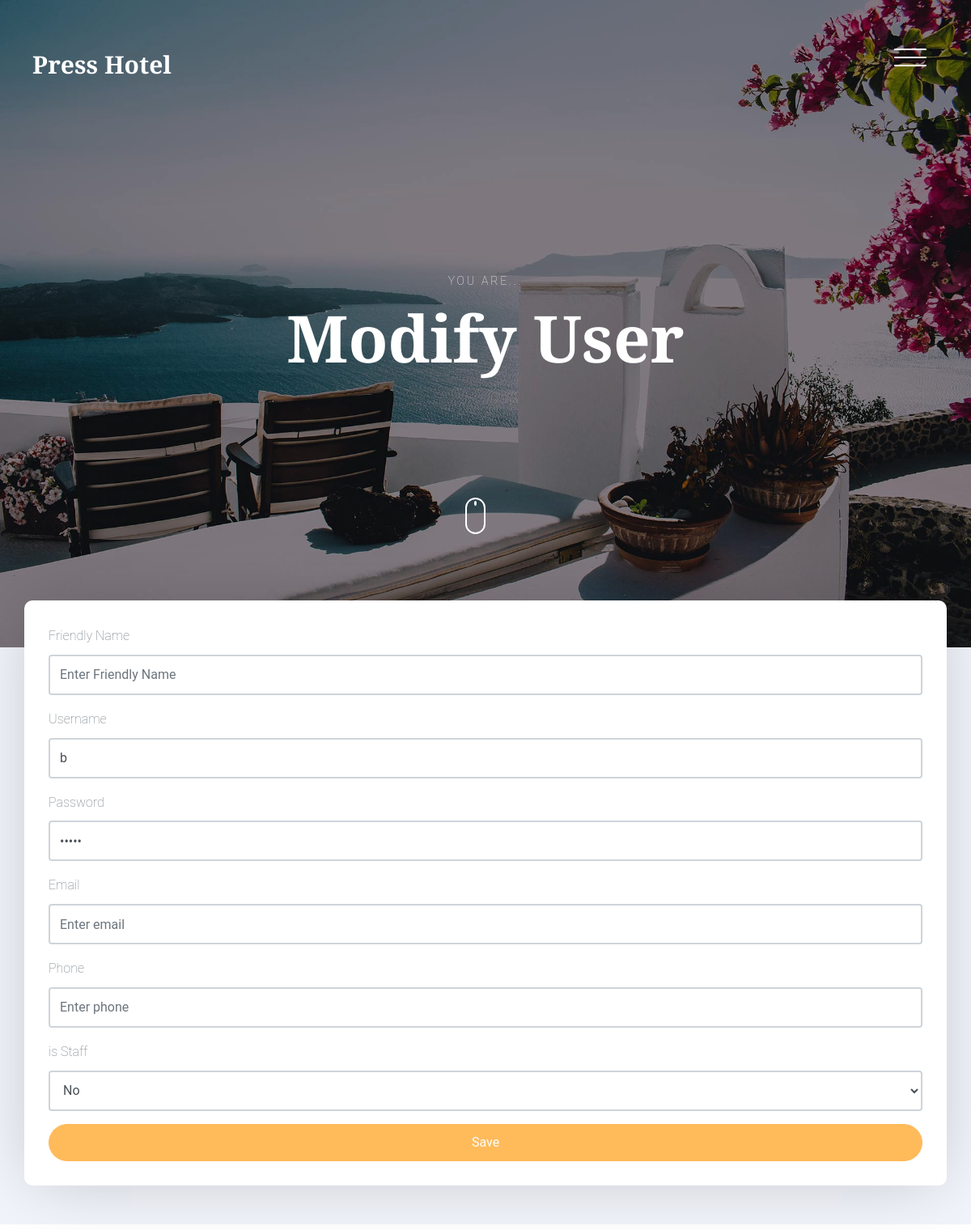
Page /users/3 (signed in, upper part) on the earlier database version.
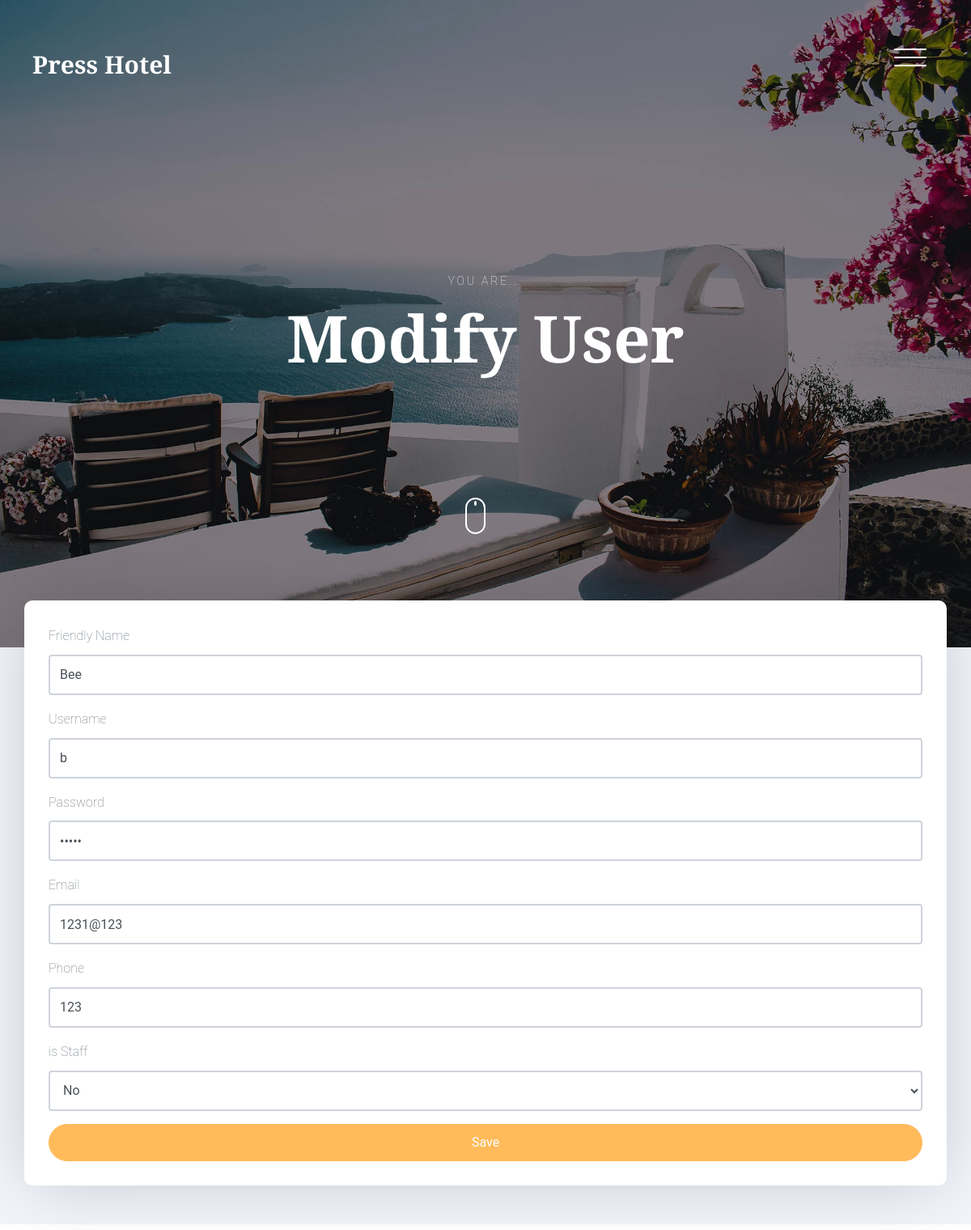
Same page on the later database version.
### model.py (models this page shows)
class User(Base):
    __tablename__ = 'users'
    id = Column(Integer, primary_key=True)
    username = Column(String(20), unique=True, nullable=False)
    password = Column(String(128), nullable=False)
    friendly_name = Column(String(50), nullable=False)
    phone_number = Column(String(20), nullable=False)
    email = Column(String(50), nullable=False)
    is_admin = Column(Integer, nullable=False, default=0)
    is_staff = Column(Integer, nullable=False, default=0)

### admin_route.py (the view)
@admin_route.route('/users/<int:user_id>')
def users(user_id):
    with app.app_context():
        if session.get('logged_in'):
            if session['is_admin'] or session['id'] == user_id:
                user = getUser(id = user_id)
                return render_template('admin_modify_user.html', user=user)
        return redirect(url_for('index'))

### controller.py (called while the page is built)
def getUser(username = None, id = None):
    if id:
        session = DBSession()
        user = session.query(User).get(id)
        session.close()
        return user
    session = DBSession()
    user = session.query(User).filter_by(username=username).first()
    session.close()
    return user

### templates/admin_modify_user.html (shortened to what this page needs)
{% extends "base.html" %}
{% block header %}
<header class="site-header js-site-header">
  <div class="container-fluid">
    <div class="row align-items-center">
      <div class="col-6 col-lg-4 site-logo" data-aos="fade"><a href="admin.html">Press Hotel</a></div>
      <div class="col-6 col-lg-8">
        <div class="site-menu-toggle js-site-menu-toggle"  data-aos="fade">
          <span></span>
          <span></span>
          <span></span>
        </div>
      </div>
    </div>
  </div>
</header>
<section class="site-hero overlay" style="background-image: url({{ url_for('static', filename='images/hero_4.jpg') }})" data-stellar-background-ratio="0.5">
  <div class="container">
    <div class="row site-hero-inner justify-content-center align-items-center">
      <div class="col-md-10 text-center" data-aos="fade-up">
        <span class="custom-caption text-uppercase text-white d-block  mb-3">You are...</span>
        <h1 class="heading">Modify User</h1>
      </div>
    </div>
  </div>
  <a class="mouse smoothscroll" href="#next">
    <div class="mouse-icon">
      <span class="mouse-wheel"></span>
    </div>
  </a>
</section>
{% endblock %}
{% block body %}
<section class="section bg-light pb-5"  id="add-room">
  <div class="container">
    <div class="row check-availabilty" id="next">
      <div class="block-32" data-aos="fade-up" data-aos-offset="-200">
        <form method="post" action="{{ url_for('admin_route.modify_user', user_id=user.id) }}">
            <div class="form-group">
                <label for="friendly_name">Friendly Name</label>
                <input type="text" class="form-control" id="friendly_name" name="friendly_name" placeholder="Enter Friendly Name" value="{{ user.friendly_name }}">
            </div>
            <div class="form-group">
                <label for="username">Username</label>
                <input type="text" class="form-control" id="username" name="username" placeholder="Enter username" value="{{ user.username }}">
            </div>
            <div class="form-group">
                <label for="password">Password</label>
                <input type="password" class="form-control" id="password" name="password" placeholder="Password" value="*****">
            </div>
            <div class="form-group">
                <label for="email">Email</label>
                <input type="email" class="form-control" id="email" name="email" placeholder="Enter email" value="{{ user.email }}">
            </div>
            <div class="form-group">
                <label for="phone_number">Phone</label>
                <input type="text" class="form-control" id="phone_number" name="phone_number" placeholder="Enter phone" value="{{ user.phone_number }}">
            </div>
            {% if session['is_admin'] %}
            <div class="form-group">
                <label for="role">is Staff</label>
                <select class="form-control" id="is_staff" name="is_staff">
                    <option value="0" {% if user.is_staff == 0 %} selected {% endif %}>No</option>
                </select>
            </div>
            {% endif %}
            <button type="submit" class="btn btn-primary btn-block text-white">Save</button>
        </form>
      </div>
    </div>
  </div>
</section>
<section class="section">
</section>
{% endblock %}

Differences in the rows shown:
changed User "No": friendly_name (not shown) → "Bee"; email (not shown) → "1231@123"; phone_number (not shown) → "123"
